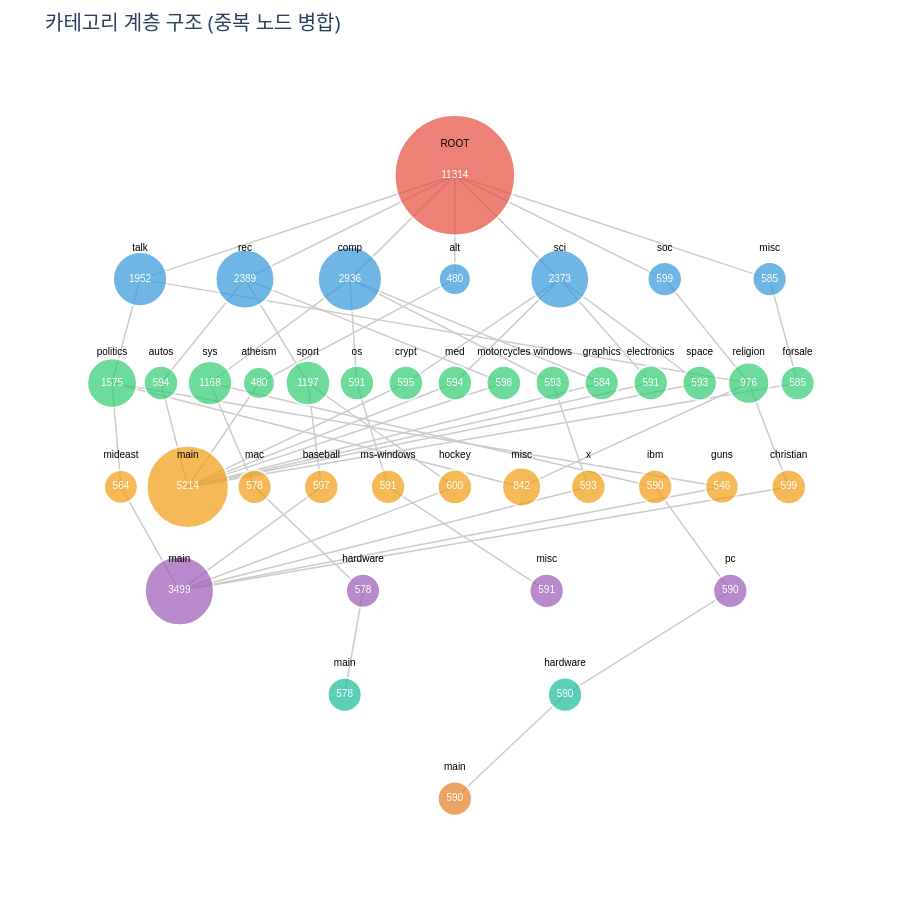

The notebook cell this image was saved under:
### Code cell
import plotly.graph_objects as go

# 데이터
data = count_by_class_dict

nodes_by_level_and_name = {}
nodes = {}
edges = set()
node_id = 0

root_key = ('ROOT', 0)
nodes[root_key] = {'id': node_id, 'label': 'ROOT', 'level': 0, 'count': len(TRAIN_DICT)}
nodes_by_level_and_name[(0, 'ROOT')] = root_key
node_id += 1

for level, name_count_dict in data.items():
    current_level = level + 1
    for name, count in name_count_dict.items():
        node_key = (name, current_level)
        if node_key not in nodes:
            nodes[node_key] = {
                'id': node_id,
                'label': name,
                'level': current_level,
                'count': count,
            }
            nodes_by_level_and_name[(current_level, name)] = node_key
            node_id += 1

for _, category_dict in TRAIN_DICT.items():
    ordered_path = sorted(
        (int(k), v) for k, v in category_dict.items() if k != 'category'
    )
    parent_key = root_key
    for level_idx, name in ordered_path:
        current_level = level_idx + 1
        node_key = nodes_by_level_and_name.get((current_level, name))
        if node_key is None:
            continue
        edges.add((parent_key, node_key))
        parent_key = node_key

levels = {}
for node_key, node in nodes.items():
    levels.setdefault(node['level'], []).append(node_key)

for level, node_keys in levels.items():
    num_nodes = len(node_keys)
    y = -level * 2
    for i, key in enumerate(node_keys):
        if num_nodes == 1:
            x = 0
        else:
            spacing = min(15, 50 / num_nodes)
            x = (i - (num_nodes - 1) / 2) * spacing
        nodes[key]['x'] = x
        nodes[key]['y'] = y

edge_x = []
edge_y = []
for parent, child in edges:
    edge_x.extend([nodes[parent]['x'], nodes[child]['x'], None])
    edge_y.extend([nodes[parent]['y'], nodes[child]['y'], None])

edge_trace = go.Scatter(
    x=edge_x,
    y=edge_y,
    mode='lines',
    line=dict(width=1.5, color='#cccccc'),
    hoverinfo='none'
)

node_colors = ['#e74c3c', '#3498db', '#2ecc71', '#f39c12', '#9b59b6', '#1abc9c', '#e67e22']
node_x = []
node_y = []
node_labels = []
node_counts = []
node_color = []
node_sizes = []

for n in nodes.values():
    node_x.append(n['x'])
    node_y.append(n['y'])
    node_labels.append(n['label'])
    node_counts.append(str(n.get('count', 0)))
    node_color.append(node_colors[n['level'] % len(node_colors)])
    base_size = 14 if n['level'] == 0 else 10
    scale = 0 if n.get('count') is None else max(0, n['count']) ** 0.5
    node_sizes.append(base_size + scale)

# 마커 trace (원)
node_trace = go.Scatter(
    x=node_x,
    y=node_y,
    mode='markers',
    marker=dict(
        size=node_sizes,
        color=node_color,
        line=dict(width=2, color='white')
    ),
    hoverinfo='text',
    hovertext=hover_text
)

# 중앙 숫자 trace
count_text_trace = go.Scatter(
    x=node_x,
    y=node_y,
    mode='text',
    text=node_counts,
    textposition='middle center',
    textfont=dict(size=10, color='white', family='Arial'),
    hoverinfo='none'
)

# 라벨 trace (필요하면 위쪽에 배치)
label_text_trace = go.Scatter(
    x=node_x,
    y=[y + 0.5 for y in node_y],
    mode='text',
    text=node_labels,
    textposition='top center',
    textfont=dict(size=10, color='black', family='Arial'),
    hoverinfo='none'
)

fig = go.Figure(
    data=[edge_trace, node_trace, count_text_trace, label_text_trace],
    layout=layout,
)
fig.show()

### Figure 1 — Plotly figure (JSON) as saved in the notebook; plotly's stock layout.template omitted (floating-point values rounded to 4 significant figures; data arrays with more than 128 entries replaced by an {"elided": "..."} marker saying what was removed)
{"data": [{"hoverinfo": "none", "line": {"color": "#cccccc", "width": 1.5}, "mode": "lines", "type": "scatter", "x": {"elided": "165 float values"}, "y": {"elided": "165 int values"}}, {"hoverinfo": "text", "hovertext": ["ROOT<br>레벨: 0<br>개수: 11314", "talk<br>레벨: 1<br>개수: 1952", "rec<br>레벨: 1<br>개수: 2389", "comp<br>레벨: 1<br>개수: 2936", "alt<br>레벨: 1<br>개수: 480", "sci<br>레벨: 1<br>개수: 2373", "soc<br>레벨: 1<br>개수: 599", "misc<br>레벨: 1<br>개수: 585", "politics<br>레벨: 2<br>개수: 1575", "autos<br>레벨: 2<br>개수: 594", "sys<br>레벨: 2<br>개수: 1168", "atheism<br>레벨: 2<br>개수: 480", "sport<br>레벨: 2<br>개수: 1197", "os<br>레벨: 2<br>개수: 591", "crypt<br>레벨: 2<br>개수: 595", "med<br>레벨: 2<br>개수: 594", "motorcycles<br>레벨: 2<br>개수: 598", "windows<br>레벨: 2<br>개수: 593", "graphics<br>레벨: 2<br>개수: 584", "electronics<br>레벨: 2<br>개수: 591", "space<br>레벨: 2<br>개수: 593", "religion<br>레벨: 2<br>개수: 976<br>부모 노드: 2개", "forsale<br>레벨: 2<br>개수: 585", "mideast<br>레벨: 3<br>개수: 564", "main<br>레벨: 3<br>개수: 5214<br>부모 노드: 9개", "mac<br>레벨: 3<br>개수: 578", "baseball<br>레벨: 3<br>개수: 597", "ms-windows<br>레벨: 3<br>개수: 591", "hockey<br>레벨: 3<br>개수: 600", "misc<br>레벨: 3<br>개수: 842<br>부모 노드: 2개", "x<br>레벨: 3<br>개수: 593", "ibm<br>레벨: 3<br>개수: 590", "guns<br>레벨: 3<br>개수: 546", "christian<br>레벨: 3<br>개수: 599", "main<br>레벨: 4<br>개수: 3499<br>부모 노드: 6개", "hardware<br>레벨: 4<br>개수: 578", "misc<br>레벨: 4<br>개수: 591", "pc<br>레벨: 4<br>개수: 590", "main<br>레벨: 5<br>개수: 578", "hardware<br>레벨: 5<br>개수: 590", "main<br>레벨: 6<br>개수: 590"], "marker": {"color": ["#e74c3c", "#3498db", "#3498db", "#3498db", "#3498db", "#3498db", "#3498db", "#3498db", "#2ecc71", "#2ecc71", "#2ecc71", "#2ecc71", "#2ecc71", "#2ecc71", "#2ecc71", "#2ecc71", "#2ecc71", "#2ecc71", "#2ecc71", "#2ecc71", "#2ecc71", "#2ecc71", "#2ecc71", "#f39c12", "#f39c12", "#f39c12", "#f39c12", "#f39c12", "#f39c12", "#f39c12", "#f39c12", "#f39c12", "#f39c12", "#f39c12", "#9b59b6", "#9b59b6", "#9b59b6", "#9b59b6", "#1abc9c", "#1abc9c", "#e67e22"], "line": {"color": "white", "width": 2}, "size": [120.4, 54.18, 58.88, 64.18, 31.91, 58.71, 34.47, 34.19, 49.69, 34.37, 44.18, 31.91, 44.6, 34.31, 34.39, 34.37, 34.45, 34.35, 34.17, 34.31, 34.35, 41.24, 34.19, 33.75, 82.21, 34.04, 34.43, 34.31, 34.49, 39.02, 34.35, 34.29, 33.37, 34.47, 69.15, 34.04, 34.31, 34.29, 34.04, 34.29, 34.29]}, "mode": "markers", "type": "scatter", "x": [0, -21.43, -14.29, -7.143, 0, 7.143, 14.29, 21.43, -23.33, -20, -16.67, -13.33, -10, -6.667, -3.333, 0, 3.333, 6.667, 10, 13.33, 16.67, 20, 23.33, -22.73, -18.18, -13.64, -9.091, -4.545, 0, 4.545, 9.091, 13.64, 18.18, 22.73, -18.75, -6.25, 6.25, 18.75, -7.5, 7.5, 0], "y": [0, -2, -2, -2, -2, -2, -2, -2, -4, -4, -4, -4, -4, -4, -4, -4, -4, -4, -4, -4, -4, -4, -4, -6, -6, -6, -6, -6, -6, -6, -6, -6, -6, -6, -8, -8, -8, -8, -10, -10, -12]}, {"hoverinfo": "none", "mode": "text", "text": ["11314", "1952", "2389", "2936", "480", "2373", "599", "585", "1575", "594", "1168", "480", "1197", "591", "595", "594", "598", "593", "584", "591", "593", "976", "585", "564", "5214", "578", "597", "591", "600", "842", "593", "590", "546", "599", "3499", "578", "591", "590", "578", "590", "590"], "textfont": {"color": "white", "family": "Arial", "size": 10}, "textposition": "middle center", "type": "scatter", "x": [0, -21.43, -14.29, -7.143, 0, 7.143, 14.29, 21.43, -23.33, -20, -16.67, -13.33, -10, -6.667, -3.333, 0, 3.333, 6.667, 10, 13.33, 16.67, 20, 23.33, -22.73, -18.18, -13.64, -9.091, -4.545, 0, 4.545, 9.091, 13.64, 18.18, 22.73, -18.75, -6.25, 6.25, 18.75, -7.5, 7.5, 0], "y": [0, -2, -2, -2, -2, -2, -2, -2, -4, -4, -4, -4, -4, -4, -4, -4, -4, -4, -4, -4, -4, -4, -4, -6, -6, -6, -6, -6, -6, -6, -6, -6, -6, -6, -8, -8, -8, -8, -10, -10, -12]}, {"hoverinfo": "none", "mode": "text", "text": ["ROOT", "talk", "rec", "comp", "alt", "sci", "soc", "misc", "politics", "autos", "sys", "atheism", "sport", "os", "crypt", "med", "motorcycles", "windows", "graphics", "electronics", "space", "religion", "forsale", "mideast", "main", "mac", "baseball", "ms-windows", "hockey", "misc", "x", "ibm", "guns", "christian", "main", "hardware", "misc", "pc", "main", "hardware", "main"], "textfont": {"color": "black", "family": "Arial", "size": 10}, "textposition": "top center", "type": "scatter", "x": [0, -21.43, -14.29, -7.143, 0, 7.143, 14.29, 21.43, -23.33, -20, -16.67, -13.33, -10, -6.667, -3.333, 0, 3.333, 6.667, 10, 13.33, 16.67, 20, 23.33, -22.73, -18.18, -13.64, -9.091, -4.545, 0, 4.545, 9.091, 13.64, 18.18, 22.73, -18.75, -6.25, 6.25, 18.75, -7.5, 7.5, 0], "y": [0.5, -1.5, -1.5, -1.5, -1.5, -1.5, -1.5, -1.5, -3.5, -3.5, -3.5, -3.5, -3.5, -3.5, -3.5, -3.5, -3.5, -3.5, -3.5, -3.5, -3.5, -3.5, -3.5, -5.5, -5.5, -5.5, -5.5, -5.5, -5.5, -5.5, -5.5, -5.5, -5.5, -5.5, -7.5, -7.5, -7.5, -7.5, -9.5, -9.5, -11.5]}], "layout": {"height": 900, "hovermode": "closest", "margin": {"b": 40, "l": 40, "r": 40, "t": 60}, "paper_bgcolor": "#ffffff", "plot_bgcolor": "#ffffff", "showlegend": false, "title": {"font": {"size": 20}, "text": "카테고리 계층 구조 (중복 노드 병합)"}, "xaxis": {"showgrid": false, "showticklabels": false, "zeroline": false}, "yaxis": {"showgrid": false, "showticklabels": false, "zeroline": false}}}
